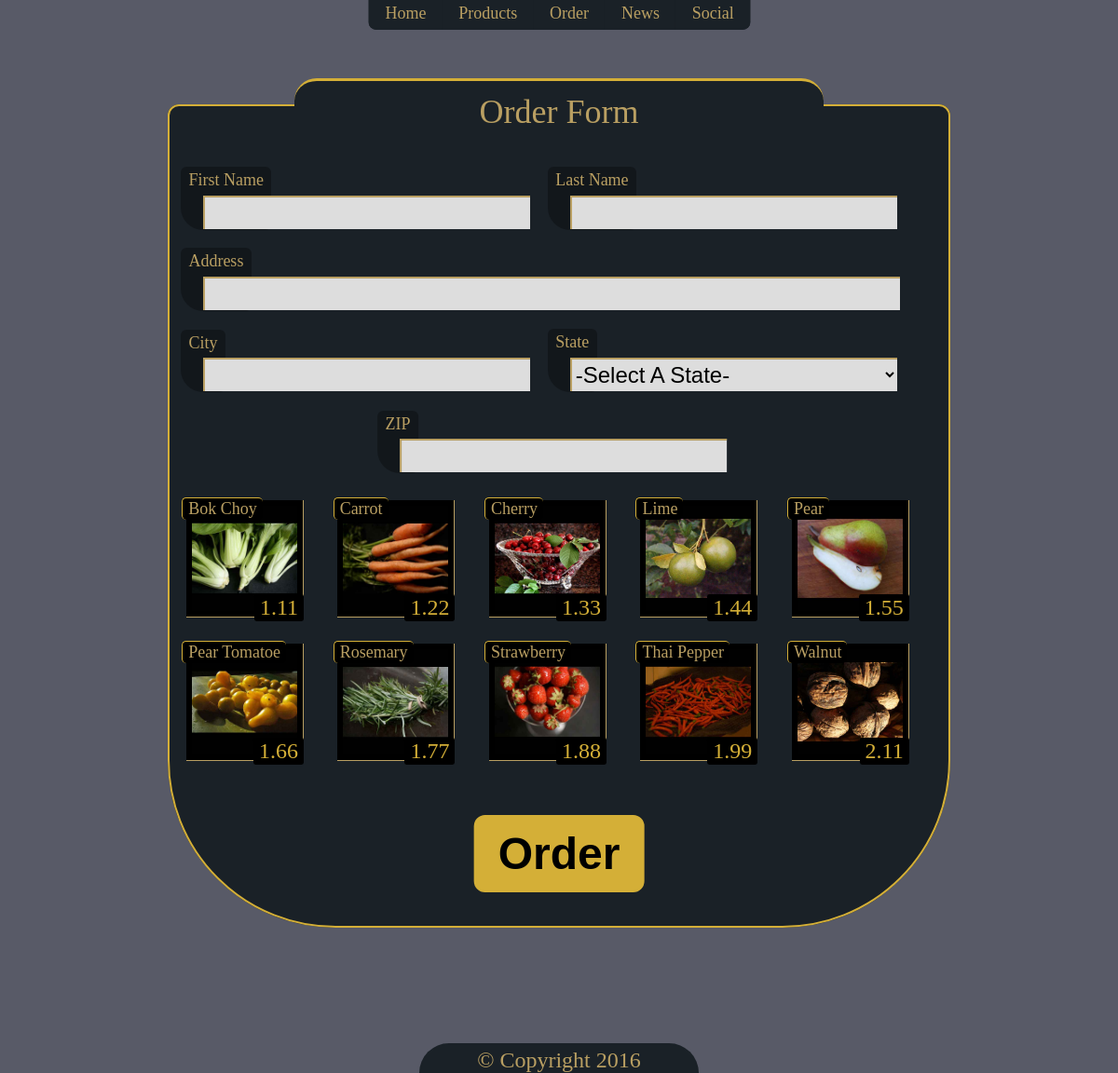
The app's page /order.php with its own data.
### tables this page shows
CREATE TABLE `products` (
  `productID` int(11) NOT NULL,
  `name` varchar(20) NOT NULL,
  `price` float NOT NULL,
  `image` varchar(30) NOT NULL
);

### order.php (the view, shortened to what this page needs)
<?php
require "inc/head.inc";
require "inc/dbconnection.inc";
require "inc/functions.inc";
head("Order");
 ?>
<div class="formField order">
	<form action="" method="post">
		<fieldset><legend>Order Form</legend>
			<div class="formEntry"><p class="orderName">First Name</p>
			<input type="text" name="first_name" value="<?php stickyText('first_name') ?>"><?php formError("first_name") ?></div>
			<div class="formEntry"><p class="orderName">Last Name</p>
			<input type="text" name="last_name" value="<?php stickyText('last_name') ?>"><?php formError("last_name") ?></div>
			<div class="formEntry"><p class="orderName">Address</p>
			<input type="text" name="address" rows="3" value="<?php stickyText('address') ?>"><?php formError("address") ?></div>
			<div class="formEntry"><p class="orderName">City</p>
			<input type="text" name="city" value="<?php stickyText('city') ?>"><?php formError("city") ?></div>
			<div class="formEntry"><p class="orderName">State</p>
			<select name="state">
				<option value="">-Select A State-</option>
			</select><?php formError('state'); ?></div>
			<div class="formEntry"><p class="orderName">ZIP</p>
			<input type="text" name="zip" value="<?php stickyText('zip') ?>"><?php formError("zip") ?></div>
			<?php
				$query = mysqli_query($dbc,"SELECT * FROM products");
				foreach ($query as $row) {
					foreach ($row as $key => $value) {
						if ($key == 'name'){
							$label = str_ireplace(" ", "_", strtolower($value));
							echo ">\n<label for=\"$label\">\n<div class=\"check\">\n<p class=\"checkName\">$value</p>\n";
						}
						elseif ($key == 'price') {
							echo "<p class=\"checkPrice\">$value</p>\n";
						}
						elseif ($key == 'image') {
							echo "<img src=\"$value\">";
						}
					}
					echo "\n</div>\n</label>\n";
				}
						?>
			<input class="submit" type="submit" value="Order">
		</fieldset>
	</form>
</div>
 <?php require "inc/foot.inc"; ?>

### inc/head.inc (shortened to what this page needs)
<?php
function head($title){ ?>
	<!DOCTYPE html>
	<html lang="en">
	<div class="copy">&copy; Copyright 2016</div>
	<head>
		<link rel="stylesheet" href="css/final_project.css">
	</head>
	<body>
		<nav>
			<ul>
				<li><a href="home.php">Home</a></li>
				<li><a href="products.php">Products</a></li>
				<li><a href="order.php">Order</a></li>
				<li><a href="news.php">News</a></li>
				<li><a href="social.php">Social</a></li>
			</ul>
		</nav>
<?php
}
?>

### inc/functions.inc (shortened to what this page needs)
<?php
function stickyText($name){
	if ($_SERVER['REQUEST_METHOD']=='POST') {
		if (!empty($_POST[$name])){
			echo $_POST[$name];
		}
	}
}
?>

### css/final_project.css (style rules this page uses)
* { margin: 0; box-sizing: border-box; }
html { background-color: #585a67; }
body { position: relative; padding-bottom: 10vw; min-height: 100vh; }
nav { position: fixed; left: 50%; top: 0.3vw; transform: translate(-50%, 0); z-index: 10; }
nav ul { list-style: none; padding: 0; font-size: 0; width: 100%; }
nav ul li { display: inline; }
nav ul li a { text-decoration: none; color: #b99f62; background-color: #1a2127; padding: 0.5vw 1.5vw; margin-right: -0.1vw; font-size: 1.5vw; border-bottom: 0.2vw solid #1a2127; transition: border 1s, color 6s, background-color 5s; }
nav ul li:first-of-type a { border-bottom-left-radius: 0.7vw; }
nav ul li:last-of-type a { border-bottom-right-radius: 0.7vw; }
.formField { width: 40vw; margin-right: 3vw; position: absolute; right: 0; }
.formField form { text-align: center; margin-top: -47vw; }
.formField form fieldset { background-color: #1a2127; border-radius: 1vw; border-bottom-left-radius: 15vw; border-bottom-right-radius: 15vw; padding-bottom: 3vw; border: 0.2vw solid #D4AF37; }
.formField form fieldset legend { color: #b99f62; background-color: #1a2127; border-top: 0.3vw solid #D4AF37; border-top-left-radius: 2vw; border-top-right-radius: 2vw; width: 70%; text-align: center; font-size: 3vw; margin-bottom: 3vw; padding-top: 1vw; }
.formField form fieldset input[type=text], .formField form fieldset select { background-color: #ddd; border: 0.2vw solid #b99f62; border-right: none; border-bottom: none; width: 80%; margin-bottom: 2vw; height: 3vw; font-size: 2vw; }
.formField form fieldset input[type=submit] { font-size: 4vw; font-weight: bold; padding: 1vw 2vw; border-radius: 1vw; transition: border 2s; }
.formField form fieldset .submit { background-color: #D4AF37; border: 0.2vw solid #D4AF37; }
.order { position: relative; width: inherit; margin: 0; margin-bottom: 10vw; }
.order form { margin-top: 0; width: 70vw; position: relative; top: 7vw; left: 50%; transform: translate(-50%, 0); text-align: left; }
.order form .formEntry { width: 48%; display: inline-block; position: relative; }
.order form .formEntry .orderName { color: #b99f62; font-size: 1.5vw; background-color: rgba(0, 0, 0, 0.3); display: initial; padding: 0.3vw 0.7vw 3.7vw 0.7vw; border-radius: 0.5vw; border-bottom-left-radius: 2vw; }
.order form .formEntry input[type=text], .order form .formEntry select { display: inline-block; position: relative; left: 2vw; margin-top: 0.5vw; width: 90%; }
.order form .formEntry:nth-of-type(3) { width: 98%; }
.order form .formEntry:nth-of-type(3) input[type=text] { width: 94%; }
.order form .formEntry:nth-of-type(6) { left: 50%; transform: translate(-50%); margin-right: 40vw; }
.order form label { position: relative; display: inline-block; width: 17%; padding: 0.5vw; margin-right: 1.7vw; margin-bottom: 1vw; cursor: pointer; }
.order form label:last-of-type { margin-bottom: 4vw; }
.order form .check { position: relative; display: inline-block; }
.order form .check .checkName { position: absolute; color: #b99f62; font-size: 1.5vw; top: -0.3vw; left: -0.4vw; background-color: black; padding: 0.1vw 0.5vw; border-top: 0.1vw solid #D4AF37; border-left: 0.1vw solid #D4AF37; border-radius: 0.4vw; }
.order form .check .checkPrice { position: absolute; color: #D4AF37; font-size: 2vw; background-color: black; padding: 0.1vw 0.5vw; border-radius: 0.2vw; bottom: 0; right: 0; }
.order form .check img { width: 100%; padding: 0.5vw; background-color: black; border-right: 0.1vw solid #b99f62; border-bottom: 0.1vw solid #b99f62; }
.order form input[type=submit] { position: relative; left: 50%; transform: translate(-50%); }
.copy { position: absolute; bottom: 0; z-index: 10; background-color: #1a2127; color: #b99f62; font-size: 2vw; left: 50%; transform: translate(-50%, 0); text-align: center; width: 25%; border-top-left-radius: 3vw; border-top-right-radius: 3vw; padding-top: 0.4vw; }

### records on screen
products: name "Bok Choy", price "1.11", image (picture)
products: name "Carrot", price "1.22", image (picture)
products: name "Cherry", price "1.33", image (picture)
products: name "Lime", price "1.44", image (picture)
products: name "Pear", price "1.55", image (picture)
products: name "Pear Tomatoe", price "1.66", image (picture)
products: name "Rosemary", price "1.77", image (picture)
products: name "Strawberry", price "1.88", image (picture)
products: name "Thai Pepper", price "1.99", image (picture)
products: name "Walnut", price "2.11", image (picture)
